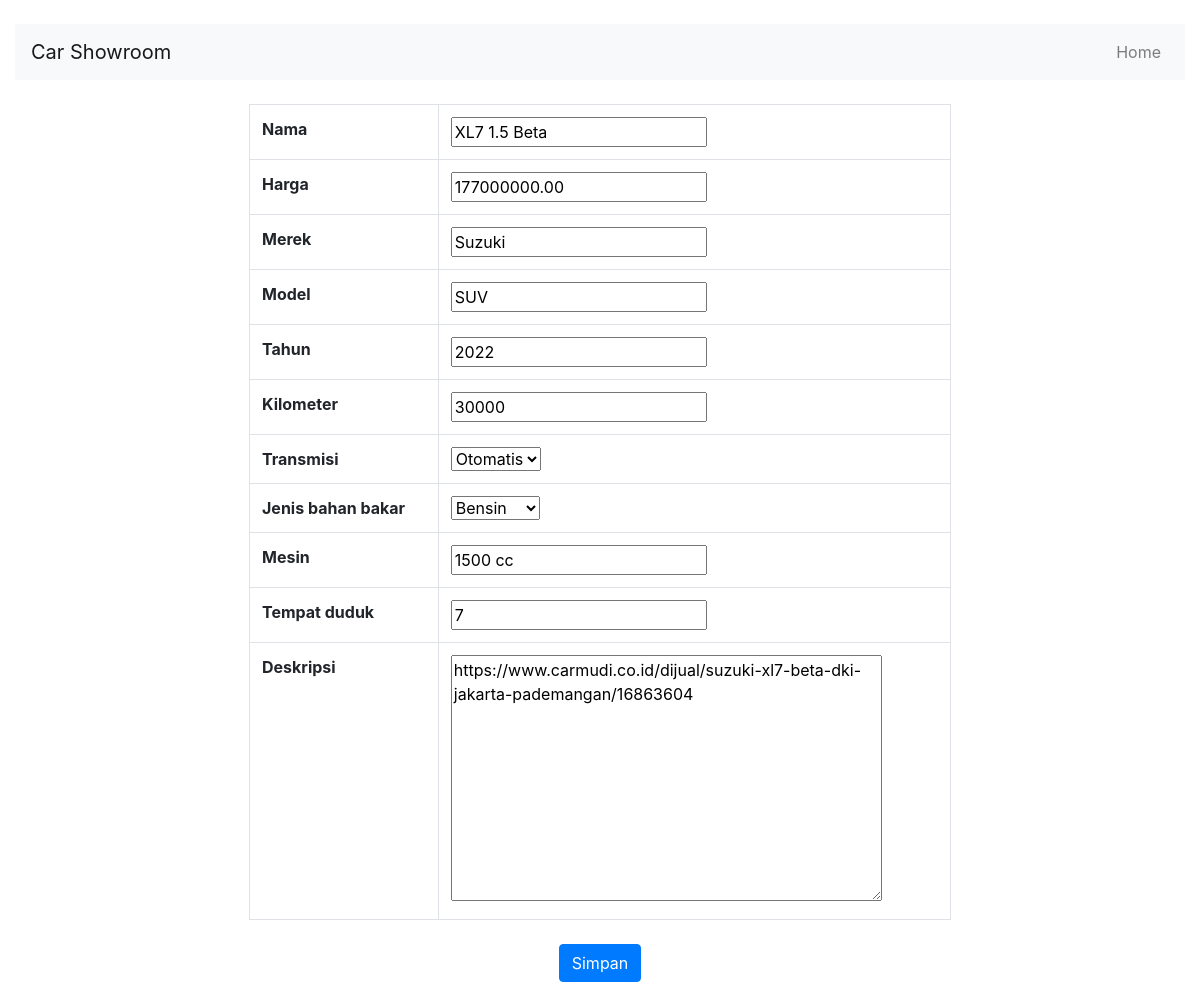
Page /update/7/ on the committed database.
### cars/models.py (models this page shows, shortened)
class Cars(models.Model):
    id = models.AutoField(primary_key=True)
    nama = models.CharField(max_length=100)
    harga = models.DecimalField(max_digits=12, decimal_places=2)
    merek = models.CharField(max_length=50)
    model = models.CharField(max_length=50)
    tahun = models.IntegerField()
    kilometer = models.IntegerField()
    transmisi = models.CharField(max_length=20, choices=[('auto', 'Otomatis'), ('manual', 'Manual')])
    jenis_bahan_bakar = models.CharField(max_length=20, choices=[('bensin', 'Bensin'), ('diesel', 'Diesel'), ('elektrik', 'Elektrik')])
    mesin = models.CharField(max_length=50)
    tempat_duduk = models.IntegerField()
    deskripsi = models.TextField()
    gambar = models.ImageField(upload_to='cars/images/', blank=True, null=True)

### cars/views.py (the view)
# urls.py: path('update/<int:car_id>/', updateCar, name='update_car'),
def updateCar(request, car_id):
    car = get_object_or_404(Cars, id=car_id)
    if request.method == 'POST':
        form = CarsForm(request.POST, request.FILES, instance=car)
        if form.is_valid():
            form.save()
            return redirect('carList')
        else:
            logger.error("Form submission failed: %s", form.errors)
    else:
        form = CarsForm(instance=car)
    context = {
        'form': form  # Pass the form to the template for rendering
    }
    return render(request, 'cars/car_form.html', context=context)

### cars/forms.py (shortened to what this page needs)
class CarsForm(forms.ModelForm):
    class Meta:
        model = Cars
        fields = ['nama', 'harga', 'merek', 'model', 'tahun', 'kilometer', 'transmisi', 'jenis_bahan_bakar', 'mesin', 'tempat_duduk', 'deskripsi']

### cars/templates/cars/car_form.html (shortened to what this page needs)
<!DOCTYPE html>
<html lang="en">
<head>
    <link
      rel="stylesheet"
      href="https://cdn.jsdelivr.net/npm/bootstrap@4.0.0/dist/css/bootstrap.min.css"
    />
</head>
<body>
    <div class="container-fluid">
        <div class="row">
            <div class="col-md-12 text-center my-4">
                {% block title_body %}
                <nav class="navbar navbar-expand-lg navbar-light bg-light">
                    <a class="navbar-brand" href="{% url 'carList' %}">Car Showroom</a>
                    <div class="collapse navbar-collapse" id="navbarNav">
                        <ul class="navbar-nav ml-auto">
                            <li class="nav-item">
                                <a class="nav-link" href="{% url 'carList' %}">Home</a>
                            </li>
                        </ul>
                    </div>
                </nav>
                {% endblock title_body %}
            </div>
        </div>
        {% block content_form %}
        <form method="POST" enctype="multipart/form-data">
            <table class="table table-bordered" style="width: 60%; margin: 0 auto;">
            <tbody>
            {% for field in form %}
            {% if not field.is_hidden %}
            <tr>
                <th>{{ field.label }}</th>
                <td>{{ field }}</td>
            </tr>
            {% else %}
            {{ field }}
            {% endif %}
            {% endfor %}
            </tbody>
            </table>
            <div class="mb-3 text-center">
            <button type="submit" class="btn btn-primary mt-4">Simpan</button>
            </div>
        </form>
        {% endblock content_form %}
    </div>
</body>
</html>

### rows in the picture
Cars: form "XL7 1.5 Beta" "177000000.00" "Suzuki" "SUV" "2022" "30000" "Otomatis" "Bensin" "1500 cc" "7" "https://www.carmudi.co.id/dijual/suzuki-xl7-beta-dki-jakarta-pademangan/16863604"

### other values in the picture
{{ field.label }} "Nama" "Harga" "Merek" "Model" "Tahun" "Kilometer" "Transmisi" "Jenis bahan bakar" "Mesin" "Tempat duduk" "Deskripsi"
